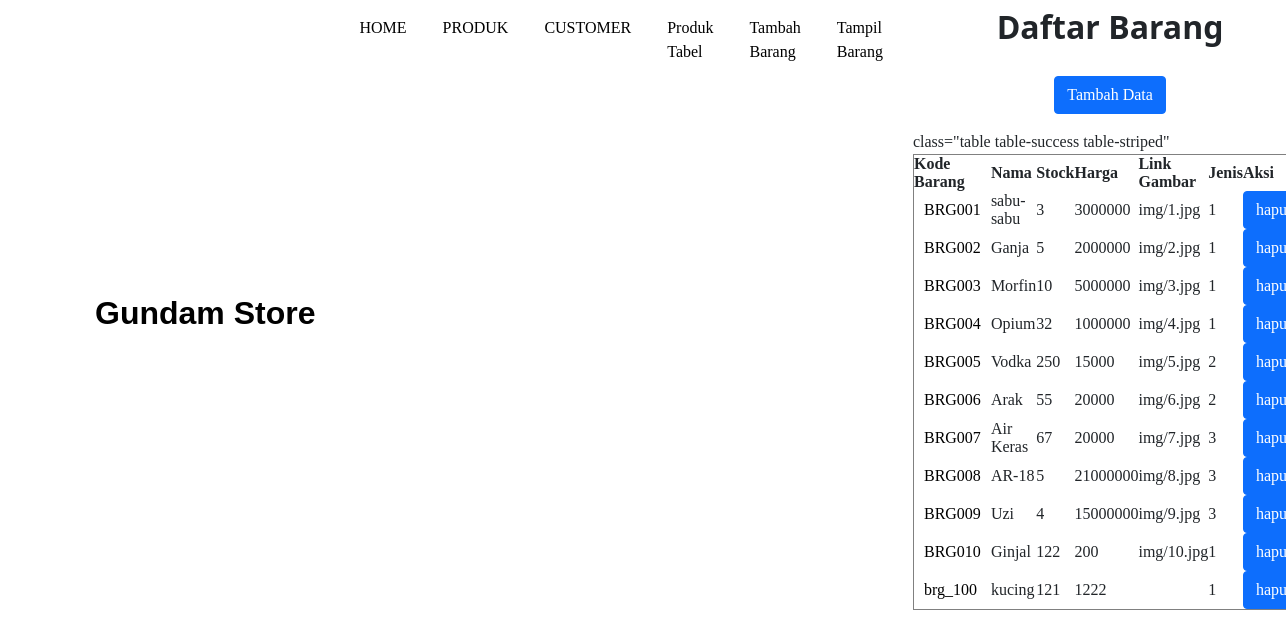
The page /Vbrg/ on the database its author committed.
### Dashboard/models.py (models this page shows, shortened)
class Barang(models.Model):
    kodebrng=models.CharField(max_length=8)
    nama_barang=models.CharField(max_length=50)
    stok=models.IntegerField()
    harga=models.BigIntegerField()
    link_gbr=models.CharField(max_length=150, blank=True)
    jenis_id=models.ForeignKey(Jenis, on_delete=models.CASCADE,null=True)

### Dashboard/views.py (the view)
# urls.py: path('Vbrg/',Barang_View,name='Vbrg'),
def Barang_View(request):
    barangs=Barang.objects.all()
    konteks={
        'barangs':barangs,
    }
    return render(request,'tampil_brg.html',konteks)

### templates/tampil_brg.html (shortened to what this page needs)
{% extends 'base.html' %}
{% load static %}
{% block content %}
<div class="container">
<h2 class="text-center">Daftar Barang</h2>
<p><a href="/addbrg" class="btn btn-primary">Tambah Data</a></p>
<table border="1"> class="table table-success table-striped"
    <tr>
        <th>Kode Barang</th>
        <th>Nama</th>
        <th>Stock</th>
        <th>Harga</th>
        <th>Link Gambar</th>
        <th>Jenis</th>
        <th>Aksi</th>
    </tr>
{% for Barang in barangs %}
    <tr>
        <td><a href="{% url  'ubah_brg' Barang.id %}">{{ Barang.kodebrng }}</a></td>
        <td>{{ Barang.nama_barang }}</td>
        <td>{{ Barang.stok }}</td>
        <td>{{ Barang.harga }}</td>
        <td>{{ Barang.link_gbr}}</td>
        <td>{{ Barang.jenis_id_id}}</td>
 <td>
<button type="button" class="btn btn-primary" data-bs-toggle="modal" data-bs-target="#exampleModal">
    hapus
  </button>
</td>
    <tr>
{% endfor %}
</table>
{% endblock %}

### templates/base.html (shortened to what this page needs)
{% load static %}
<link href="https://cdn.jsdelivr.net/npm/bootstrap@5.1.3/dist/css/bootstrap.min.css" rel="stylesheet"
integrity="sha384-1BmE4kWBq78iYhFldvKuhfTAU6auU8tT94WrHftjDbrCEXSU1oBoqyl2QvZ6jIW3">
<link rel="stylesheet" href="style.css">
</head>
<body>
<nav class="navbar navbar-expand-lg">
<div class="container">
  <a class="navbar-brand" href="home.html">Gundam Store</a>
  <div class="collapse navbar-collapse" id="navbarSupportedContent">
    <ul class="navbar-nav m-auto mb-2">
      <li class="nav-item">
        <a class="nav-link active" aria-current="page" href="home.html">HOME</a>
      </li>
      <li class="nav-item">
        <a class="nav-link" href="/produk">PRODUK</a>
      </li>
      <li class="nav-item">
        <a class="nav-link" href="/customer">CUSTOMER</a>
      </li>
      <li class="nav-item">
        <a class="nav-link" href="/produk1">Produk Tabel</a>
      </li>
        <a class="nav-link" href="/produk1">Tambah Barang</a>
        <a class="nav-link" href="Tampil">Tampil Barang</a>
{% block content %}
{% endblock %}

### static/css/style.css (style rules this page uses)
* { margin: 0; padding: 0; box-sizing: border-box; font-family: "Poppins"; }
.navbar-brand { font-size: 2rem; color: black; font-weight: 600; font-family: 'Rubik Mono One', sans-serif; ; }
.nav-link { margin-right: 10px; margin-left: 10px; color: black; }
a { text-decoration: none; color: black; display: block; position: static; padding: 10px; }
h2 { text-align: center; justify-content: center; font-family: 'Segoe UI', Tahoma, Geneva, Verdana, sans-serif; font-weight: 600; }
p { padding-top: 20px; margin-top: 10px; text-align: center; }

### rows shown on the page
Barang: kodebrng "BRG001", nama_barang "sabu-sabu", stok "3", harga "3000000", link_gbr "img/1.jpg", jenis_id_id "1"
Barang: kodebrng "BRG002", nama_barang "Ganja", stok "5", harga "2000000", link_gbr "img/2.jpg", jenis_id_id "1"
Barang: kodebrng "BRG003", nama_barang "Morfin", stok "10", harga "5000000", link_gbr "img/3.jpg", jenis_id_id "1"
Barang: kodebrng "BRG004", nama_barang "Opium", stok "32", harga "1000000", link_gbr "img/4.jpg", jenis_id_id "1"
Barang: kodebrng "BRG005", nama_barang "Vodka", stok "250", harga "15000", link_gbr "img/5.jpg", jenis_id_id "2"
Barang: kodebrng "BRG006", nama_barang "Arak", stok "55", harga "20000", link_gbr "img/6.jpg", jenis_id_id "2"
Barang: kodebrng "BRG007", nama_barang "Air Keras", stok "67", harga "20000", link_gbr "img/7.jpg", jenis_id_id "3"
Barang: kodebrng "BRG008", nama_barang "AR-18", stok "5", harga "21000000", link_gbr "img/8.jpg", jenis_id_id "3"
Barang: kodebrng "BRG009", nama_barang "Uzi", stok "4", harga "15000000", link_gbr "img/9.jpg", jenis_id_id "3"
Barang: kodebrng "BRG010", nama_barang "Ginjal", stok "122", harga "200", link_gbr "img/10.jpg", jenis_id_id "1"
Barang: kodebrng "brg_100", nama_barang "kucing", stok "121", harga "1222", jenis_id_id "1"
